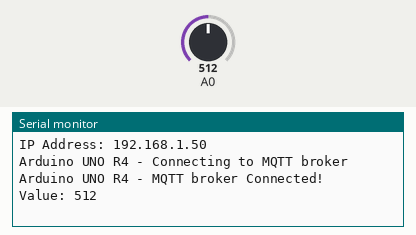
Simulated run of this sketch. Board: Arduino Uno R4 WiFi. Shown: the last lines printed to the serial monitor. The test bench sets the inputs (shaded band); at power-on: A0 = 512. WiFi joins after 1.5 s; servers stay silent unless stated; no MQTT or app messages arrive unless stated.

Above: at 12.7 s.
12.8 s: A0 set to 716
At 14.0 s:
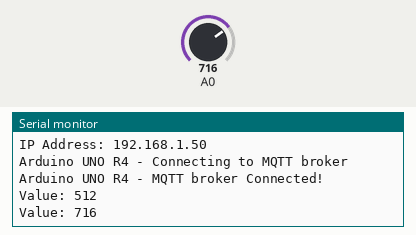
15.3 s: A0 set to 900
At 16.8 s:
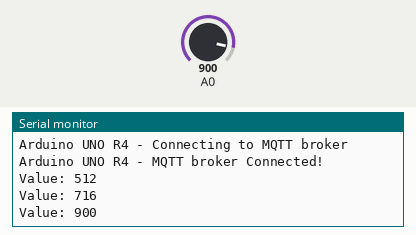
Timing chart, 0 to 18.3 s (numbered marks = the images above; inputs shaded):
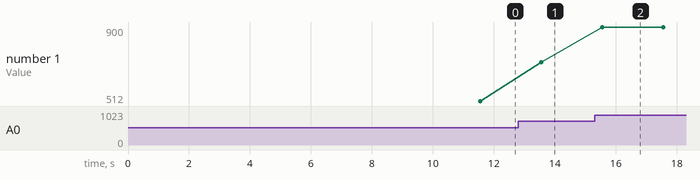

Measured:
- after the input at 12.8 s, the serial monitor: prints a new line after 0.76 s (image 1)
- after the input at 15.3 s, the serial monitor: prints a new line after 0.26 s (image 2)
- plotted number 1: 512 → 716 after the input at 12.8 s, 716 → 900 after the input at 15.3 s

The sketch:

Publish_light.ino
```cpp
/*
 *
 * This Arduino UNO R4 code is made available for public use without any restriction
 *
 */

#include <WiFiS3.h>
#include <MQTTClient.h>

const char WIFI_SSID[] = "SSID";     // CHANGE TO YOUR WIFI SSID
const char WIFI_PASSWORD[] = "Password";  // CHANGE TO YOUR WIFI PASSWORD

const char MQTT_BROKER_ADRRESS[] = "phycom.it.kmitl.ac.th";  // CHANGE TO MQTT BROKER'S ADDRESS
const int MQTT_PORT = 1883;
const char MQTT_CLIENT_ID[] = "YourID";  // CHANGE IT AS YOU DESIRE
const char MQTT_USERNAME[] = "";              // CHANGE IT IF REQUIRED, empty if not required
const char MQTT_PASSWORD[] = "";              // CHANGE IT IF REQUIRED, empty if not required

// The MQTT topics that Arduino should publish/subscribe
const char PUBLISH_TOPIC[] = "67070066/light";       // CHANGE IT AS YOU DESIRE

const int PUBLISH_INTERVAL = 2000;  // 2 seconds

WiFiClient network;
MQTTClient mqtt = MQTTClient(256);

unsigned long lastPublishTime = 0;

void setup() {
  Serial.begin(9600);

  int status = WL_IDLE_STATUS;
  while (status != WL_CONNECTED) {
    Serial.print("Arduino UNO R4 - Attempting to connect to SSID: ");
    Serial.println(WIFI_SSID);
    // Connect to WPA/WPA2 network. Change this line if using open or WEP network:
    status = WiFi.begin(WIFI_SSID, WIFI_PASSWORD);

    // wait 10 seconds for connection:
    delay(10000);
  }
  // print your board's IP address:
  Serial.print("IP Address: ");
  Serial.println(WiFi.localIP());

  connectToMQTT();
}

void loop() {
  mqtt.loop();

  if (millis() - lastPublishTime > PUBLISH_INTERVAL) {
    sendToMQTT();
    lastPublishTime = millis();
  }
}

void connectToMQTT() {
  // Connect to the MQTT broker
  mqtt.begin(MQTT_BROKER_ADRRESS, MQTT_PORT, network);

  Serial.print("Arduino UNO R4 - Connecting to MQTT broker");

  while (!mqtt.connect(MQTT_CLIENT_ID, MQTT_USERNAME, MQTT_PASSWORD)) {
    Serial.print(".");
    delay(100);
  }
  Serial.println();

  if (!mqtt.connected()) {
    Serial.println("Arduino UNO R4 - MQTT broker Timeout!");
    return;
  }

  Serial.println("Arduino UNO R4 - MQTT broker Connected!");
}

void sendToMQTT() {
  int potValue = analogRead(A0);

  Serial.print("Value: ");
  Serial.println(potValue);

  mqtt.publish(PUBLISH_TOPIC, String(potValue));  //publish to mqtt
}
```
